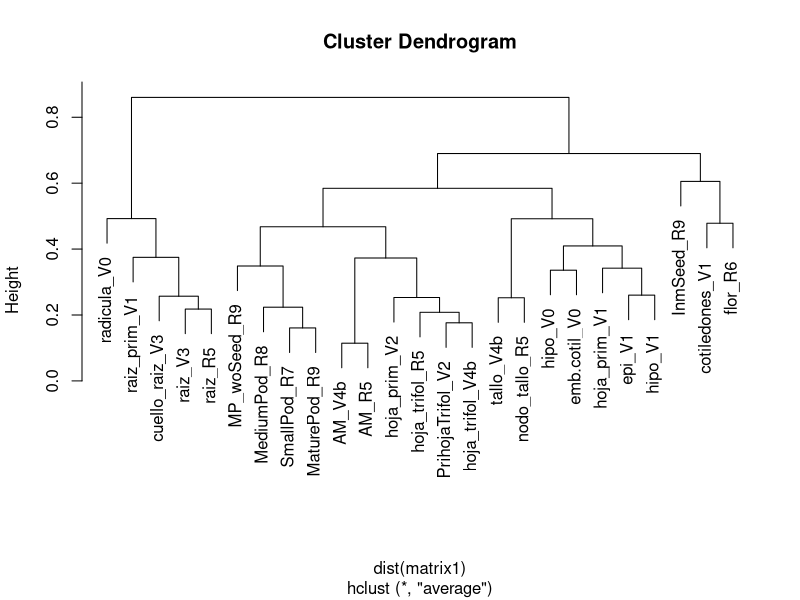
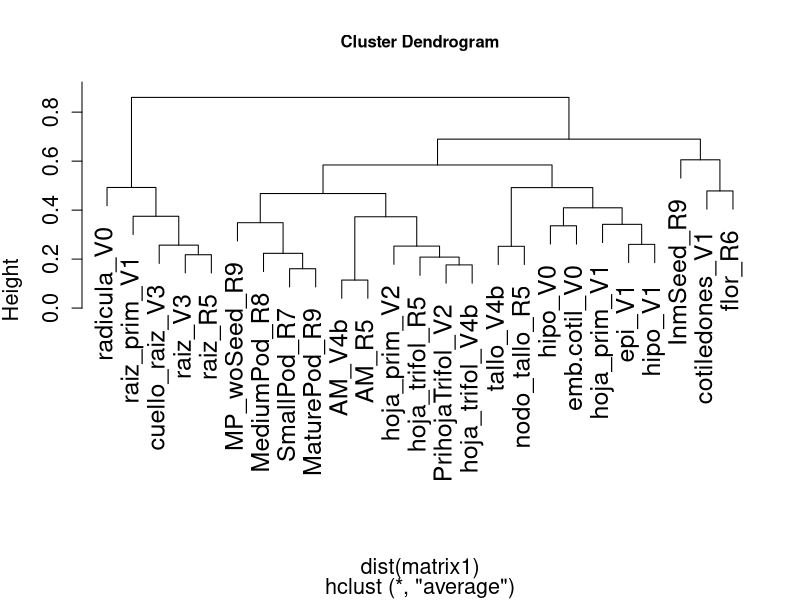

Reproduce these figures in R, in order.
##Establecer la carpeta de trabajo
setwd("Ruta/de/trabajo")

#Cluster dendograma
counts = read.table ("expLevels_frijol_MK.txt", header=TRUE, row.names=1)
head(counts)

#Calcular coeficientes de correlacion y generar la matrix de correlacion.
matrix1=cor(counts, use="complete.obs", method="pearson")
matrix1

#clusterizar usando hclust
hc <- hclust(dist(matrix1), "average")
plot(hc)

#Guardar y crear la imagen (en el directorio establecido)
tiff(filename = "_DendogramaClust_libraries_Average_CPM_14_frijol.tiff", width=1024, height=768, 
     units = "px", pointsize = 12, compression = c("lzw"), bg = "white", res =NA)
plot(hc, pch=20, cex=1.5, cex.main=1, cex.axis=1.3, cex.lab=1.3, cex.sub=1.3)
dev.off()

